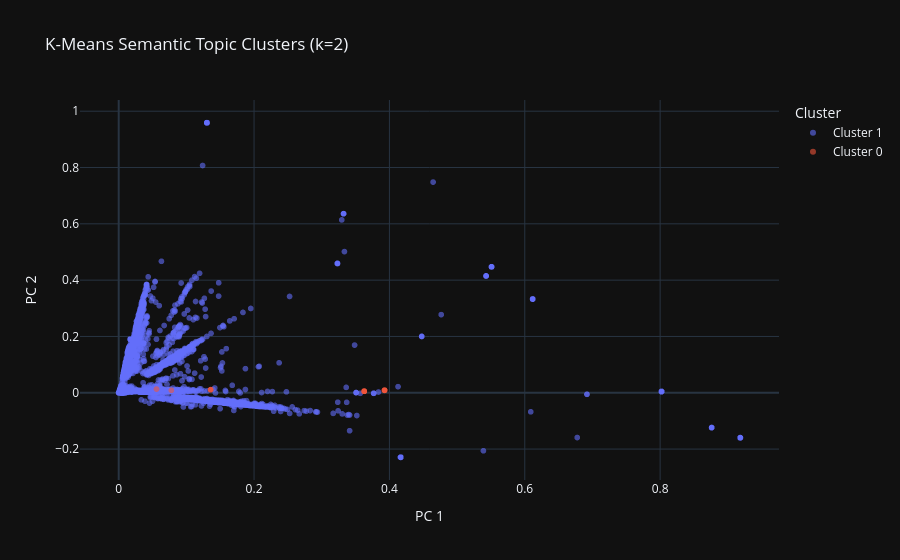

Source (notebook cell):
### Code cell
# 4. K-Means clustering
from sklearn.cluster import KMeans
kmeans = KMeans(n_clusters=2, random_state=42)
clusters = kmeans.fit_predict(X_train_pca)

fig = px.scatter(
    x=X_train_pca[:, 0], y=X_train_pca[:, 1], 
    color=[f"Cluster {c}" for c in clusters], opacity=0.6,
    labels={'x': 'PC 1', 'y': 'PC 2', 'color': 'Cluster'},
    title='K-Means Semantic Topic Clusters (k=2)',
    template='plotly_dark',
    color_discrete_sequence=px.colors.qualitative.Plotly
)
fig.show()

for i in range(2):
    center = kmeans.cluster_centers_[i]
    distances = np.linalg.norm(X_train_pca - center, axis=1)
    closest_idx = np.argmin(distances)
    print(f"Cluster {i} Representative Headline: {X_train.iloc[closest_idx]}")

### Figure 1 — Plotly figure (JSON) as saved in the notebook; plotly's stock layout.template omitted (floating-point values rounded to 4 significant figures; data arrays with more than 128 entries replaced by an {"elided": "..."} marker saying what was removed)
{"data": [{"hovertemplate": "Cluster=Cluster 1<br>PC 1=%{x}<br>PC 2=%{y}<extra></extra>", "legendgroup": "Cluster 1", "marker": {"color": "#636EFA", "opacity": 0.6, "symbol": "circle"}, "mode": "markers", "name": "Cluster 1", "showlegend": true, "type": "scattergl", "x": {"elided": "12703 float values"}, "xaxis": "x", "y": {"elided": "12703 float values"}, "yaxis": "y"}, {"hovertemplate": "Cluster=Cluster 0<br>PC 1=%{x}<br>PC 2=%{y}<extra></extra>", "legendgroup": "Cluster 0", "marker": {"color": "#EF553B", "opacity": 0.6, "symbol": "circle"}, "mode": "markers", "name": "Cluster 0", "showlegend": true, "type": "scattergl", "x": [0.3627, 0.3627, 0.3627, 0.3627, 0.3928, 0.3627, 0.3627, 0.3928, 0.3928, 0.3627, 0.3627, 0.3627, 0.3928, 0.3627, 0.3627, 0.3627, 0.1358, 0.3627, 0.3928, 0.3928, 0.3627, 0.1358, 0.3627, 0.3928, 0.3627, 0.3928, 0.3627, 0.3627, 0.3627, 0.3627, 0.3627, 0.3627, 0.3627, 0.3928, 0.3627, 0.3627, 0.3627, 0.3928, 0.3627, 0.3928, 0.3627, 0.3627, 0.3627, 0.3627, 0.3928, 0.3627, 0.3627, 0.3627, 0.3627, 0.3928, 0.3627, 0.3627, 0.3627, 0.3627, 0.3627, 0.3627, 0.3627, 0.3928, 0.3627, 0.3627, 0.3627, 0.3627, 0.1358, 0.3627, 0.3627, 0.3627, 0.3627, 0.3627, 0.07784, 0.3928, 0.3627, 0.3928, 0.3928, 0.3928, 0.3928, 0.3627, 0.3627, 0.3627, 0.3627, 0.3627, 0.3627, 0.3627, 0.3928, 0.3627, 0.05587, 0.3627, 0.3627, 0.3627, 0.3627, 0.3627, 0.3627, 0.3627, 0.3627, 0.3627, 0.3627, 0.3627, 0.3928], "xaxis": "x", "y": [0.005594, 0.005594, 0.005594, 0.005594, 0.008988, 0.005594, 0.005594, 0.008988, 0.008988, 0.005594, 0.005594, 0.005594, 0.008988, 0.005594, 0.005594, 0.005594, 0.01107, 0.005594, 0.008988, 0.008988, 0.005594, 0.01107, 0.005594, 0.008988, 0.005594, 0.008988, 0.005594, 0.005594, 0.005594, 0.005594, 0.005594, 0.005594, 0.005594, 0.008988, 0.005594, 0.005594, 0.005594, 0.008988, 0.005594, 0.008988, 0.005594, 0.005594, 0.005594, 0.005594, 0.008988, 0.005594, 0.005594, 0.005594, 0.005594, 0.008988, 0.005594, 0.005594, 0.005594, 0.005594, 0.005594, 0.005594, 0.005594, 0.008988, 0.005594, 0.005594, 0.005594, 0.005594, 0.01107, 0.005594, 0.005594, 0.005594, 0.005594, 0.005594, 0.008738, 0.008988, 0.005594, 0.008988, 0.008988, 0.008988, 0.008988, 0.005594, 0.005594, 0.005594, 0.005594, 0.005594, 0.005594, 0.005594, 0.008988, 0.005594, 0.01319, 0.005594, 0.005594, 0.005594, 0.005594, 0.005594, 0.005594, 0.005594, 0.005594, 0.005594, 0.005594, 0.005594, 0.008988], "yaxis": "y"}], "layout": {"legend": {"title": {"text": "Cluster"}, "tracegroupgap": 0}, "title": {"text": "K-Means Semantic Topic Clusters (k=2)"}, "xaxis": {"anchor": "y", "domain": [0, 1], "title": {"text": "PC 1"}}, "yaxis": {"anchor": "x", "domain": [0, 1], "title": {"text": "PC 2"}}}}
